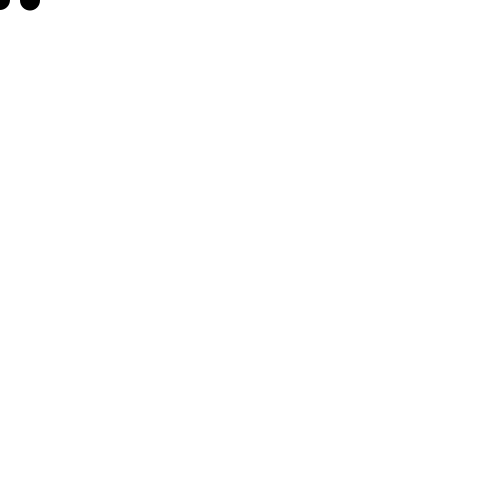
Frame 1 (no input)
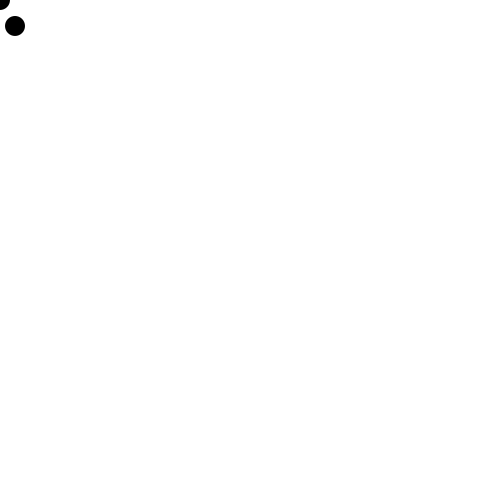
Frame 60 (the mouse pressed at the canvas centre just before this capture)
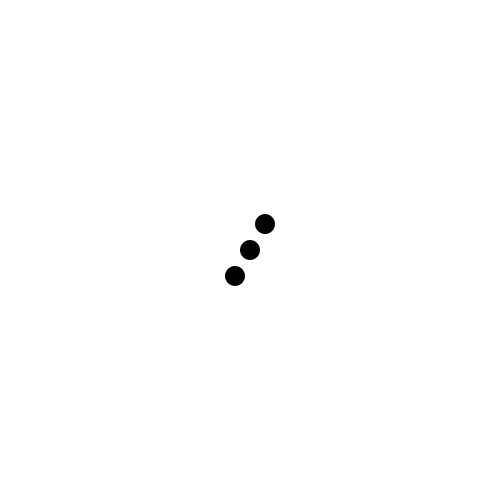
Frame 120 (the mouse held since frame 60 and released just before this capture)

The Processing sketch that drew these frames (run headless with seeded random() and noise(); from frame 60 on, the mouse is pressed at the canvas centre):

// Processing sketch: processing_155439
// ── processing_155439.pde

int counter;
float easing = 0.05;
int angle=0;
void setup() {  //setup function called initially, only once
  size(500, 500);
  frameRate(60);

  background(255);  //set background white
  colorMode(HSB);   //set colors to Hue, Saturation, Brightness mode
  counter = 0;
}

void draw() {  //draw function loops 
  counter++;
  noStroke();
  fill(0);
  background(255);
  
    ellipse(mouseX, mouseY, 20, 20);
  
        
        angle++;
        
        if(angle>=360){
        angle=0;
        }
        
        float x=(cos(radians(angle))*30)+mouseX;
        float y=(sin(radians(angle))*30)+mouseY;
        ellipse(x,y, 20, 20);
        
        float x2=(cos(radians(angle+180))*30)+mouseX;
        float y2=(sin(radians(angle+180))*30)+mouseY;
        ellipse(x2,y2, 20, 20);
  
}
